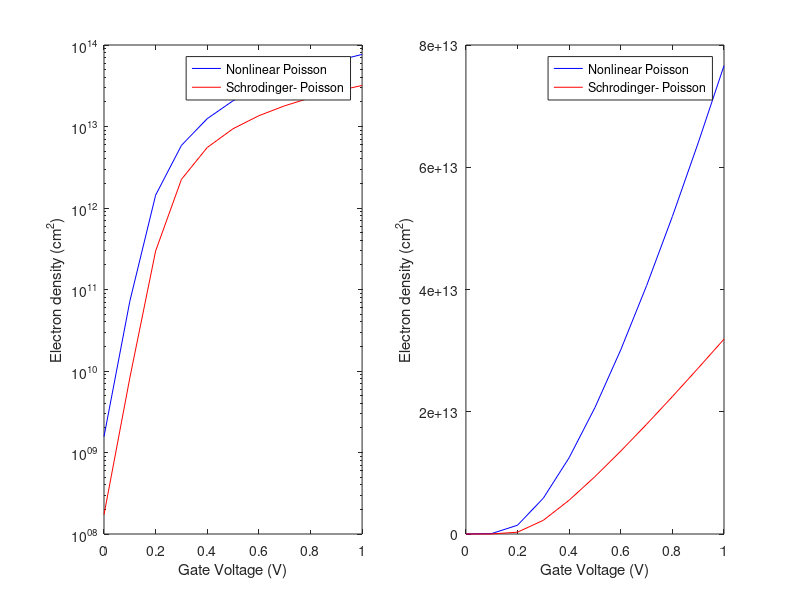
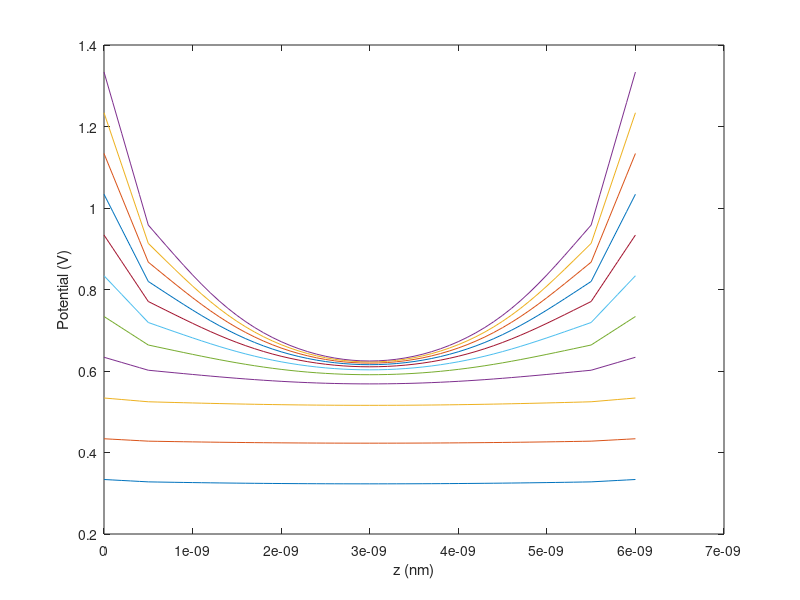
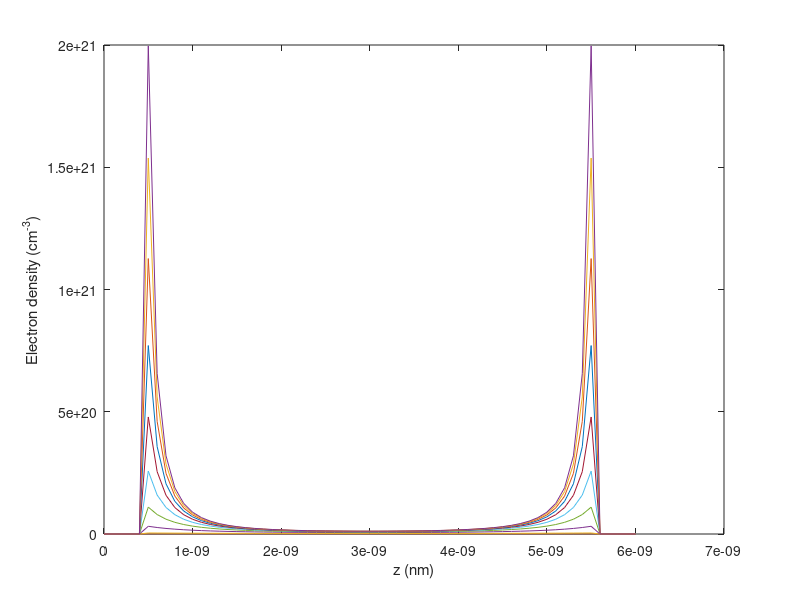
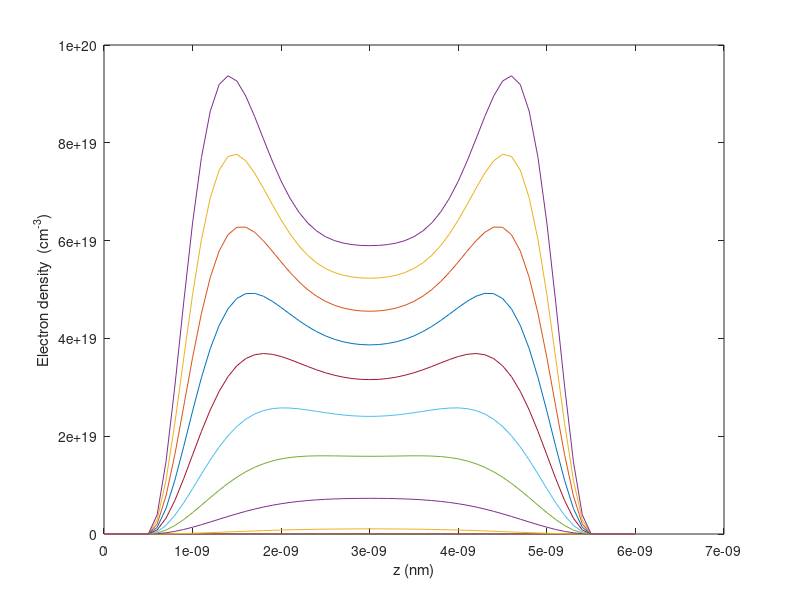

Recreate these plots in MATLAB, in order.
clear all
clc


h = 6.626176e-34; % Planck constant, J s 
hbar = h / (2*pi); % Reduced Planck constant, J s 
q = 1.602192e-19; % Elementary charge, C 
m0 = 9.109534e-31; % Electron rest mass, kg 
k_B = 1.380662e-23; % Boltzmann constant, J/K 
eps0 = 8.854187817e-12; % Vacuum permittivity, F/m 
T = 300.0; % Temperature, K 
thermal = k_B*T/q; % Thermal voltage, V 

Lx=100e-9; Ly=100e-9; % length, m
% mxx = 0.19; myy = 0.19; mzz = 0.91; % Masses, m0  
Deltaz = 0.1e-9; % 0.1 nm spacing 
Nz = 61; % 6 nm thick 
z = Deltaz*transpose([0:Nz-1]); % real space, m 
interface1 = 6; % At z=0.5 nm 
interface2 = 56; % At z=5.5 nm 
eps_si = 11.7; eps_ox = 3.9; % Relative permittivity 
Nacc = 1e24; % 1e18 /cm^3 
ni = 1.075e16; % 1.075e10 /cm^3 
coef_Poi=Deltaz*Deltaz*q/eps0;
% coef_Sch= 2*Lx*Ly/(2*pi)*sqrt(mxx*myy)*m0/(hbar^2)*(k_B*T); 
Ec_Ei = 0.561004; % E_c ? E_i, eV 
elec=zeros(Nz,1);

IF=-4.63374; % vacuum level-intrinsic fermi level [eV]
WF=-4.30; % vacuum level-fermi level [eV]
V_appl=transpose([0:0.1:1]) 


%%%%%%%%%%%%%%%%%%%%%%%%%%%%%%%%%%%%%%%%%%%%%%%%%%%%%%%%%%%%%%%%%%%%%%%%%%%%%%%%%%%%%%%%%%%%%%%%%%%%%%%%%%%%%
phi = zeros(Nz,1);  

for j=1:length(V_appl)
    V_G(j,1)=-(IF-WF-V_appl(j,1)); % applied gate voltage  [V]
    
    %% semiclassical nonlinear poisson solver
for newton=1:100   
    res = zeros(Nz,1);     
    Jaco = sparse(Nz,Nz);    
    res(1,1) = phi(1,1) - V_G(j,1);  
    Jaco(1,1) = 1.0;     
    res(Nz,1) = phi(Nz,1) - V_G(j,1);   
    Jaco(Nz,Nz) = 1.0;     
    
    % laplacian part
    for ii=2:Nz-1       
        if     (ii< interface1 || ii> interface2)           
            res(ii,1) = eps_ox*phi(ii+1,1) - 2*eps_ox*phi(ii,1) + eps_ox*phi(ii-1,1);          
            Jaco(ii,ii-1) = eps_ox; 
            Jaco(ii,ii) = -2*eps_ox;        
            Jaco(ii,ii+1) = eps_ox;        
        elseif (ii==interface1)           
            res(ii,1) = eps_si*phi(ii+1,1) - (eps_si+eps_ox)*phi(ii,1) + eps_ox*phi(ii-1,1);          
            Jaco(ii,ii-1) = eps_ox; 
            Jaco(ii,ii) = -(eps_si+eps_ox); 
            Jaco(ii,ii+1) = eps_si;        
        elseif (ii==interface2)           
            res(ii,1) = eps_ox*phi(ii+1,1) - (eps_ox+eps_si)*phi(ii,1) + eps_si*phi(ii-1,1);          
            Jaco(ii,ii-1) = eps_si; 
            Jaco(ii,ii) = -(eps_ox+eps_si); 
            Jaco(ii,ii+1) = eps_ox;         
        else
            res(ii,1) = eps_si*phi(ii+1,1) - 2*eps_si*phi(ii,1) + eps_si*phi(ii-1,1);
            Jaco(ii,ii-1) = eps_si; 
            Jaco(ii,ii) = -2*eps_si;        
            Jaco(ii,ii+1) = eps_si;       
        end
    end
    
    % charge part
    for ii=interface1:interface2        
        if     (ii==interface1)           
            res(ii,1) = res(ii,1) - coef_Poi*(Nacc+ni*exp(phi(ii,1)/thermal))*0.5;           
            Jaco(ii,ii) = Jaco(ii,ii) - coef_Poi*ni*exp(phi(ii,1)/thermal)/thermal*0.5;        
        elseif (ii==interface2)           
            res(ii,1) = res(ii,1) - coef_Poi*(Nacc+ni*exp(phi(ii,1)/thermal))*0.5;           
            Jaco(ii,ii) = Jaco(ii,ii) - coef_Poi*ni*exp(phi(ii,1)/thermal)/thermal*0.5;       
        else
            res(ii,1) = res(ii,1) - coef_Poi*(Nacc+ni*exp(phi(ii,1)/thermal));           
            Jaco(ii,ii) = Jaco(ii,ii) - coef_Poi*ni*exp(phi(ii,1)/thermal)/thermal;           
        end
    end
    update = Jaco \ (-res);    
    phi = phi + update; 
end
phi_NP(:,j)=phi


for ii=interface1:interface2
    elec(ii,1)=ni*exp(q*phi(ii,1)/(k_B*T));
end    
    elec1(:,j)=elec(:,1);
integ_elec(j,1)=sum(elec*0.1e-9,1)
% f1=figure
% plot(z,phi)
% 
% f2=figure
% plot(z,elec)


count(j,1)=0;

for iNewton=1:100
    totalNumber=0;
    elec_Sch=zeros(Nz,1);
    for iValley=1:3 
        mass=ones(3)*0.19;
        mass(iValley)=0.91;
        coef_Sch=2*Lx*Ly/(2*pi)*sqrt(mass(1)*mass(2))*m0/(hbar^2)*(k_B*T);
       
        %% Schrodinger solver
        V=q*Ec_Ei-q*phi; % potential energy, J
        Nbulk=interface2-interface1-1; % number of bulk silicon nodes
        Hamil=zeros(Nbulk,Nbulk);
        Hamil(1,1)=-2;
        Hamil(1,2)=1;
        
        for ii=2:Nbulk-1
            Hamil(ii,ii+1)=1;
            Hamil(ii,ii)=-2;
            Hamil(ii,ii-1)=1;
        end
        Hamil(Nbulk,Nbulk)=-2;
        Hamil(Nbulk,Nbulk-1)=1;
        
        for ii=1:Nbulk
            Hamil(ii,ii)=Hamil(ii,ii)-2*mass(3)*m0*(Deltaz/hbar)^2*V(ii+interface1,1);
        end
        [eigenvectors,eigenvalues]=eig(Hamil);
        Ez=diag(eigenvalues)/(-2*mass(3)*m0*(Deltaz/hbar)^2); 
        scaledEz=diag(eigenvalues)/(-2*mass(3)*m0*(Deltaz/hbar)^2); % Eigenenergy, J
        [sortedEz,sortedIndex]=sort(scaledEz)
        
        % f3=figure
        % plot(1:Nbulk,Ez)
        % f4=figure
        % plot(1:Nbulk,scaledEz)
        
       %% electron density
       nSubband=10;
%        totalNumber=0;
%        elec=zeros(Nz,1);
       for n=1:nSubband
           Ez=sortedEz(n,1);
           wavefunction2=eigenvectors(:,sortedIndex(n)).^2;
           normalization=sum(wavefunction2)*Deltaz;
           wavefunction2=wavefunction2/normalization;
           subbandNumber=coef_Sch*log(1+exp(-Ez/(k_B*T)));
           totalNumber=totalNumber+subbandNumber;
           elec_Sch(interface1+1:interface2-1,1)=elec_Sch(interface1+1:interface2-1,1)+...
               1/(Lx*Ly)*wavefunction2*subbandNumber;
       end
    end
    
%     plot(z,elec)
    

%% Laplacian %%%%%%%%%%%%%%%%%%%%%%%%%%%%%%%%%%%%%%%%%%%%%%%%%%%%%%%%%%%%%%%%%%%%%%
for ii=2:Nz-1
    if (ii<interface1 || ii>interface2)
        res(ii,1)*eps_ox*phi(ii+1,1)-2*eps_ox*phi(ii,1)+eps_ox*phi(ii-1,1);
        Jaco(ii,ii-1)=eps_ox; Jaco(ii,ii)=-2*eps_ox; Jaco(ii,ii+1)=eps_ox;
    elseif (ii==interface1)
        res(ii,1)=eps_si*phi(ii+1,1)-(eps_si+eps_ox)*phi(ii,1)+eps_ox*phi(ii-1,1);
        Jaco(ii,ii-1)=eps_ox; Jaco(ii,ii)=-(eps_si+eps_ox); Jaco(ii,ii+1)=eps_si;
    elseif (ii==interface2);
        res(ii,1)=eps_ox*phi(ii+1,1)-(eps_ox+eps_si)*phi(ii,1)+eps_si*phi(ii-1,1);
        Jaco(ii,ii-1)=eps_si; Jaco(ii,ii)=-(eps_ox+eps_si); Jaco(ii,ii+1)=eps_ox;
    else
        res(ii,1)=eps_si*phi(ii+1,1)-2*eps_si*phi(ii,1)+eps_si*phi(ii-1,1);
        Jaco(ii,ii-1)=eps_si; Jaco(ii,ii)=-2*eps_si; Jaco(ii,ii+1)=eps_si;
    end
end

%% charge part
for ii=interface1:interface2
    if (ii==interface1)
        res(ii,1)=res(ii,1)-coef_Poi*(Nacc+elec_Sch(ii,1))*0.5;
        Jaco(ii,ii)=Jaco(ii,ii)-coef_Poi*elec_Sch(ii,1)/thermal*0.5;
    elseif (ii==interface2)
        res(ii,1)=res(ii,1)-coef_Poi*(Nacc+elec_Sch(ii,1))*0.5;
        Jaco(ii,ii)=Jaco(ii,ii)-coef_Poi*elec_Sch(ii,1)/thermal*0.5;
    else
        res(ii,1)=res(ii,1)-coef_Poi*(Nacc+elec_Sch(ii,1));
        Jaco(ii,ii)=Jaco(ii,ii)-coef_Poi*elec_Sch(ii,1)/thermal;
    end
end

update=Jaco\(-res);
phi=phi+update;
count(j,1)=count(j,1)+1;

%    elec(ii,1)=ni*exp(q*phi(ii,1)/(k_B*T));
if abs(update(interface1+1:interface2-1,1))<= 5e-16;
   break
end
phi1(:,j)=phi;
elec_Sch1(:,j)=elec_Sch;
end

  integ_elec_Sch(j,1)=sum(elec_Sch*0.1e-9,1)
end
% 


f1=figure
subplot(1,2,1)
semilogy(V_appl,integ_elec*1e-4,'b',V_appl,integ_elec_Sch*1e-4,'r')
xlabel('Gate Voltage (V)')
ylabel('Electron density (cm^2)')
legend('Nonlinear Poisson','Schrodinger- Poisson') 
    
subplot(1,2,2)
plot(V_appl,integ_elec*1e-4,'b',V_appl,integ_elec_Sch*1e-4,'r')
xlabel('Gate Voltage (V)')
ylabel('Electron density (cm^2)')   
legend('Nonlinear Poisson','Schrodinger- Poisson')
    
f2=figure
plot(z,phi1)
xlabel('z (nm)')
ylabel('Potential (V)')   


f3=figure
plot(z,elec1*1e-6)
xlabel('z (nm)')
ylabel('Electron density (cm^-^3)')   

f4=figure
plot(z,elec_Sch1*1e-6)
xlabel('z (nm)')
ylabel('Electron density  (cm^-^3)')   